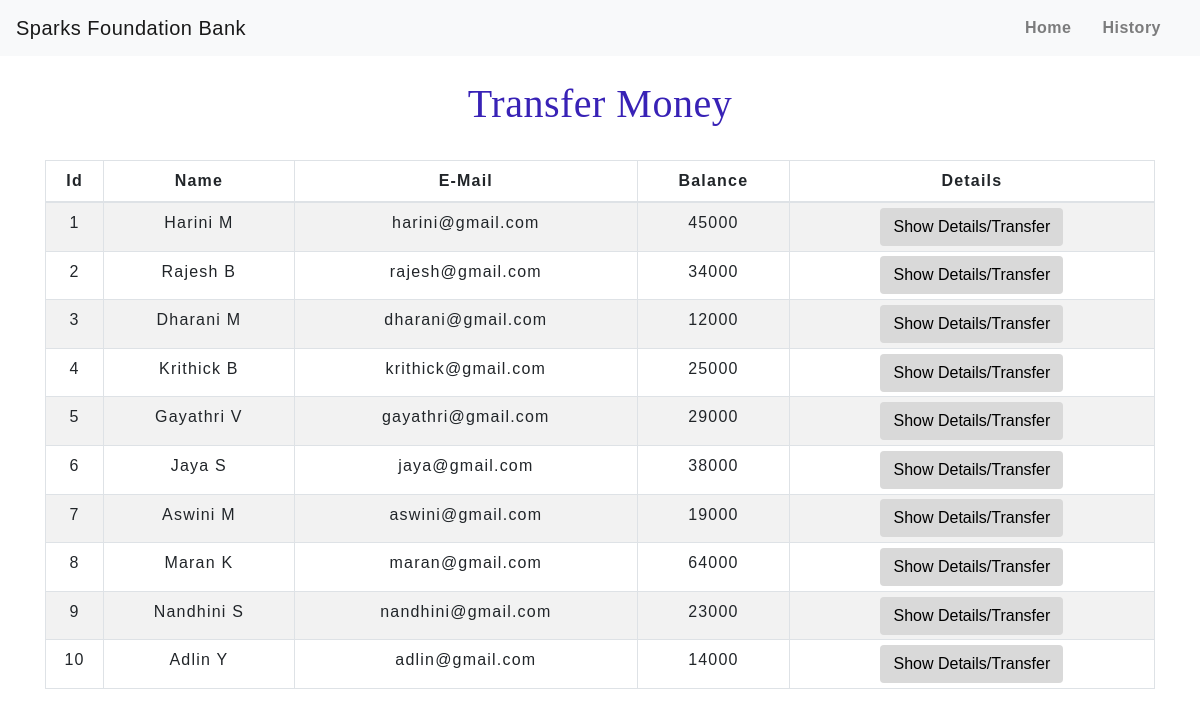
The app's page /transfermoney.php with its own data.
### tables this page shows
CREATE TABLE `users` (
  `id` int(5) NOT NULL,
  `name` text NOT NULL,
  `email` varchar(30) NOT NULL,
  `balance` int(8) NOT NULL
);

### transfermoney.php (the view, shortened to what this page needs)
<!DOCTYPE html>
<html lang="en">
<head>
    <link rel="stylesheet" href="https://maxcdn.bootstrapcdn.com/bootstrap/4.0.0/css/bootstrap.min.css">
    <link rel="stylesheet" type="text/css" href="css/table.css">
    <link rel="stylesheet" type="text/css" href="css/navbar.css">
</head>
<body>
<?php
    include 'config.php';
    $sql = "SELECT * FROM users";
    $result = mysqli_query($conn,$sql);
?>
<?php
  include 'navbar.php';
?>
<div class="container">
        <h2 class="text-center pt-4">Transfer Money</h2>
        <br>
            <div class="row">
                <div class="col">
                    <div class="table-responsive-sm">
                    <table class="table table-hover table-sm table-striped table-condensed table-bordered">
                        <thead>
                            <tr>
                            <th scope="col" class="text-center py-2">Id</th>
                            <th scope="col" class="text-center py-2">Name</th>
                            <th scope="col" class="text-center py-2">E-Mail</th>
                            <th scope="col" class="text-center py-2">Balance</th>
                            <th scope="col" class="text-center py-2">Details</th>
                            </tr>
                        </thead>
                        <tbody>
                <?php
                    while($rows=mysqli_fetch_assoc($result)){
                ?>
                    <tr>
                        <td class="py-2"><?php echo $rows['id'] ?></td>
                        <td class="py-2"><?php echo $rows['name']?></td>
                        <td class="py-2"><?php echo $rows['email']?></td>
                        <td class="py-2"><?php echo $rows['balance']?></td>
                        <td><a href="selecteduserdetail.php?id= <?php echo $rows['id'] ;?>"> <button type="button" class="btn">Show Details/Transfer</button></a></td>
                    </tr>
                <?php
                    }
                ?>
                        </tbody>
                    </table>
                    </div>
                </div>
            </div>
         </div>
</body>
</html>

### navbar.php (shortened to what this page needs)
<nav class="navbar navbar-expand-md navbar-light bg-light">
      <a class="navbar-brand" href="index.php">Sparks Foundation Bank</a>
      <div class="collapse navbar-collapse" id="collapsibleNavbar">
            <ul class="navbar-nav ml-auto">
              <li class="nav-item">
                <a class="nav-link" href="index.php"><b>Home</b></a>
              </li>
              <li class="nav-item">
                <a class="nav-link" href="transactionhistory.php"><b>History</b></a>
              </li>
            </ul>
      </div>
</nav>

### table.css (style rules this page uses)
* { padding: 0; margin:0px; box-sizing: border-box; font-family: sans-serif; }
h2 { font-size: 40px; }
table { letter-spacing: 1.2px; }
td { text-align: center; }
button { border: none; background: #d9d9d9; transition: 1s; }

### navbar.css (style rules this page uses)
.nav-link { margin-right: 15px; color:rgb(48, 13, 112); margin-top: auto; letter-spacing: 0.5px; transition: 0.5s; }
.navbar-brand { color: #3822b6; letter-spacing: 0.5px; }
h2 { color: #3822b6; letter-spacing: 0.5px; font-family: Verdana; }

### transfermoney.php (style rules this page uses)
button { transition: 1.5s; }

### records on screen
users: id "1", name "Harini M", email "harini@gmail.com", balance "45000"
users: id "2", name "Rajesh B", email "rajesh@gmail.com", balance "34000"
users: id "3", name "Dharani M", email "dharani@gmail.com", balance "12000"
users: id "4", name "Krithick B", email "krithick@gmail.com", balance "25000"
users: id "5", name "Gayathri V", email "gayathri@gmail.com", balance "29000"
users: id "6", name "Jaya S", email "jaya@gmail.com", balance "38000"
users: id "7", name "Aswini M", email "aswini@gmail.com", balance "19000"
users: id "8", name "Maran K", email "maran@gmail.com", balance "64000"
users: id "9", name "Nandhini S", email "nandhini@gmail.com", balance "23000"
users: id "10", name "Adlin Y", email "adlin@gmail.com", balance "14000"
